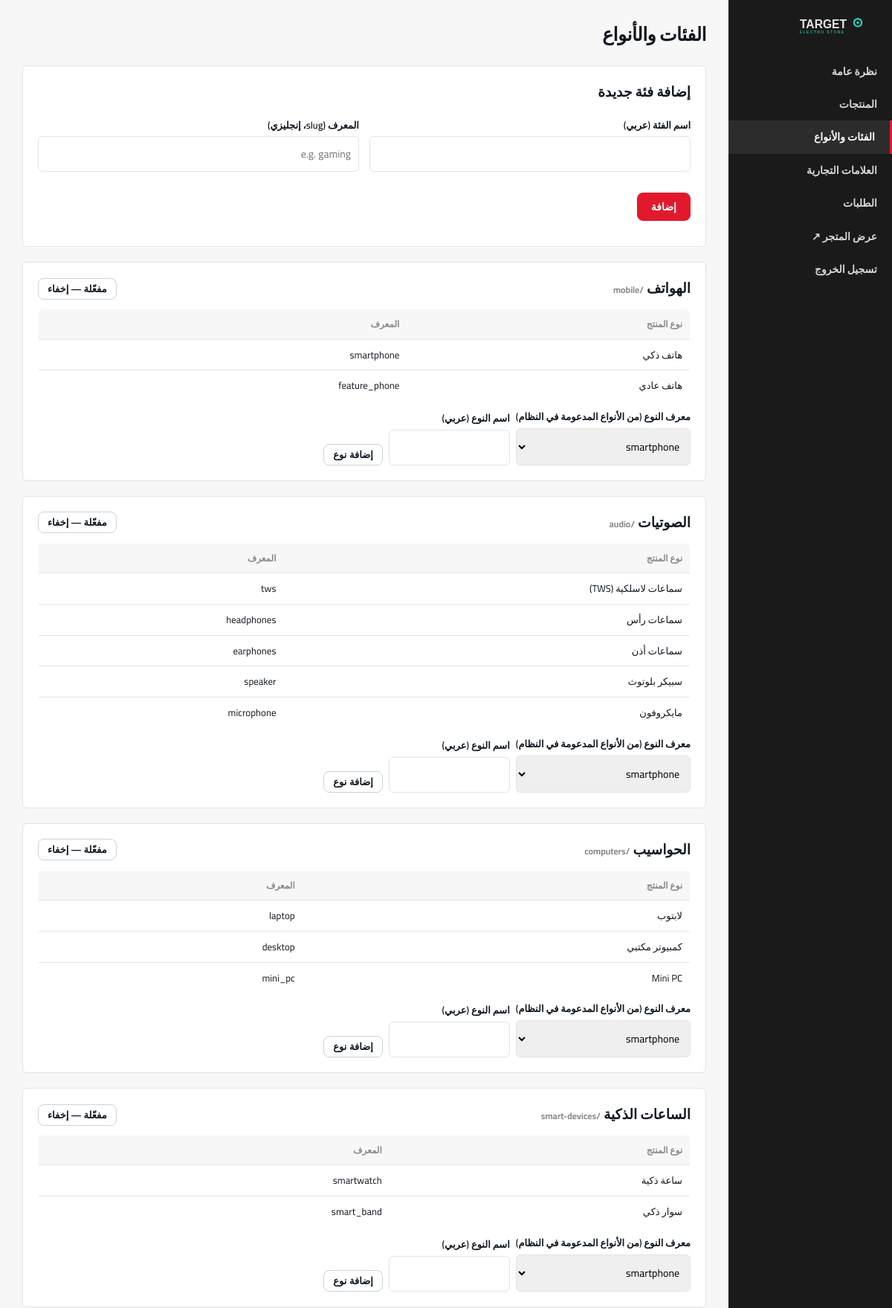
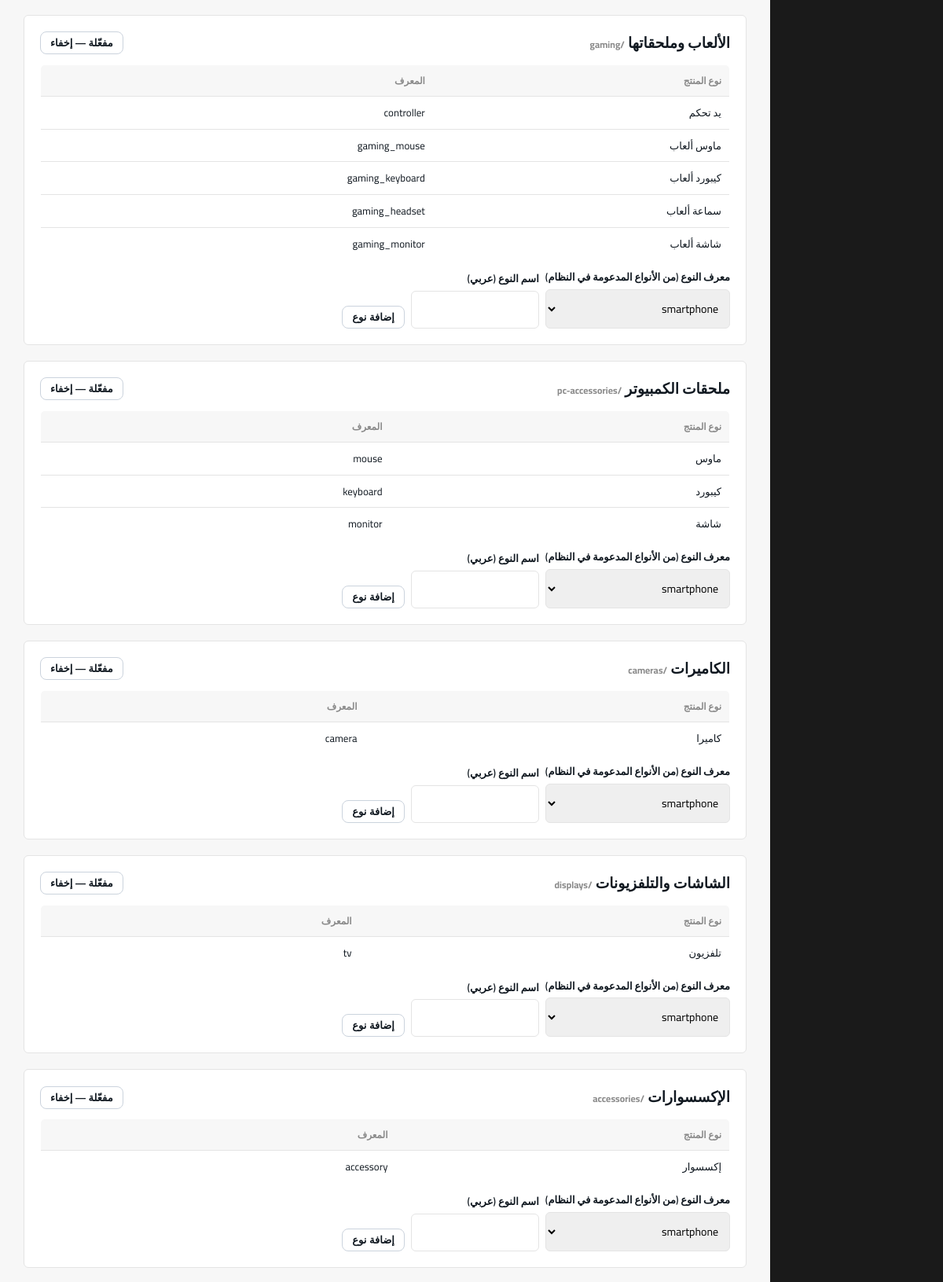
/admin/categories (signed in, upper part), run on the app's committed database (2 pictures, top to bottom).
### tables this page shows
CREATE TABLE category(
    id INTEGER PRIMARY KEY, name_ar TEXT NOT NULL, slug TEXT UNIQUE NOT NULL, enabled INTEGER DEFAULT 1);

CREATE TABLE product_type(
    id INTEGER PRIMARY KEY, category_id INTEGER NOT NULL, slug TEXT UNIQUE NOT NULL, name_ar TEXT NOT NULL,
    FOREIGN KEY(category_id) REFERENCES category(id));

### app.py (the view, shortened to what this page needs)
@app.route("/admin/categories", methods=["GET", "POST"])
@admin_required
def admin_categories():
    db = get_db()
    categories = all_categories(db, enabled_only=False)
    known_type_slugs = list(PRODUCT_TYPE_FIELDS.keys())
    return render_template("admin/categories.html", categories=categories, known_type_slugs=known_type_slugs)

### app.py (called while the page is built)
def get_db():
    if "db" not in g:
        g.db = sqlite3.connect(DB_PATH)
        g.db.row_factory = sqlite3.Row
        g.db.execute("PRAGMA foreign_keys = ON")
    return g.db

def all_categories(db, enabled_only=True):
    q = "SELECT * FROM category" + (" WHERE enabled=1" if enabled_only else "")
    cats = [Category(r) for r in db.execute(q).fetchall()]
    for c in cats:
        c.product_types = [ProductType(r) for r in
                            db.execute("SELECT * FROM product_type WHERE category_id=?", (c.id,)).fetchall()]
    return cats

def admin_required(view):
    @functools.wraps(view)
    def wrapped(*a, **kw):
        if not session.get("is_admin"):
            return redirect(url_for("admin_login", next=request.path))
        return view(*a, **kw)
    return wrapped

### templates/admin/categories.html (shortened to what this page needs)
{% extends "admin/base.html" %}
{% block admin_content %}
<div class="admin-topbar"><h1 class="section-title">الفئات والأنواع</h1></div>
<div class="admin-panel">
  <h3 style="margin-top:0;">إضافة فئة جديدة</h3>
  <form method="post" class="form-grid">
    <div class="form-field"><label>اسم الفئة (عربي)</label><input type="text" name="name_ar" required></div>
    <div class="form-field"><label>المعرف (slug، إنجليزي)</label><input type="text" name="slug" placeholder="e.g. gaming" required></div>
    <div class="form-field" style="align-self:end;"><button class="btn btn-red" type="submit">إضافة</button></div>
  </form>
</div>
{% for c in categories %}
<div class="admin-panel">
  <div style="display:flex;justify-content:space-between;align-items:center;">
    <h3 style="margin:0;">{{ c.name_ar }} <span class="muted" style="font-size:12px;">/{{ c.slug }}</span></h3>
    <form method="post">
      <button class="btn btn-sm {{ 'btn-outline' if c.enabled else 'btn-danger' }}" type="submit">
        {{ 'مفعّلة — إخفاء' if c.enabled else 'معطّلة — تفعيل' }}
      </button>
    </form>
  </div>
  <table class="admin-table" style="margin-top:12px;">
    <thead><tr><th>نوع المنتج</th><th>المعرف</th></tr></thead>
    <tbody>
      {% for t in c.product_types %}
        <tr><td>{{ t.name_ar }}</td><td>{{ t.slug }}</td></tr>
      {% else %}
        <tr><td colspan="2" class="muted">لا توجد أنواع منتجات لهذه الفئة</td></tr>
      {% endfor %}
    </tbody>
  </table>
  <form method="post" style="margin-top:10px;display:flex;gap:8px;align-items:end;">
    <div class="form-field" style="margin-bottom:0;">
      <label>معرف النوع (من الأنواع المدعومة في النظام)</label>
      <select name="type_slug">
        {% for slug in known_type_slugs %}<option value="{{ slug }}">{{ slug }}</option>{% endfor %}
      </select>
    </div>
    <div class="form-field" style="margin-bottom:0;">
      <label>اسم النوع (عربي)</label>
      <input type="text" name="type_name" required>
    </div>
    <button class="btn btn-sm btn-outline" type="submit">إضافة نوع</button>
  </form>
</div>
{% else %}
<div class="empty-state">لا توجد فئات مضافة</div>
{% endfor %}
{% endblock %}

### static/css/style.css (style rules this page uses)
:root { --ink:#1a1a1a; --ink-soft:#4a4a4a; --muted:#8a8a8a; --line:#e4e4e4; --bg:#ffffff; --bg-soft:#f7f7f7; --red:#e2192c; --green:#1e8e3e; --amber:#b8860b; --radius:6px; }
* { box-sizing:border-box; }
html,body { margin:0;padding:0; }
body { font-family:"Cairo","Tahoma",sans-serif; background:var(--bg); color:var(--ink); line-height:1.6; padding-bottom:64px; }
.muted { color:var(--muted); }
.section-title { font-size:20px;font-weight:800;margin:0; }
.btn { display:inline-block;padding:10px 18px;border-radius:var(--radius);font-weight:700; font-size:14px;border:1px solid var(--ink);background:var(--ink);color:#fff;cursor:pointer; }
.btn-outline { background:transparent;color:var(--ink); }
.btn-red { background:var(--red);border-color:var(--red); }
.btn-sm { padding:6px 12px;font-size:13px; }
.form-grid { display:grid;grid-template-columns:1fr 1fr;gap:14px; }
.form-field { margin-bottom:14px; }
.form-field label { display:block;font-size:13px;font-weight:600;margin-bottom:5px; }
.form-field input,.form-field select,.form-field textarea { width:100%;padding:10px;border:1px solid var(--line);border-radius:var(--radius);font-family:inherit;font-size:14px; }
.admin-topbar { display:flex;justify-content:space-between;align-items:center;margin-bottom:22px; }
.admin-table { width:100%;border-collapse:collapse;background:#fff;border:1px solid var(--line);border-radius:var(--radius);overflow:hidden; }
.admin-table th { background:var(--bg-soft);text-align:right;font-size:12px;color:var(--muted);padding:10px;border-bottom:1px solid var(--line); }
.admin-table td { padding:10px;border-bottom:1px solid var(--line);font-size:13px; }
.admin-panel { background:#fff;border:1px solid var(--line);border-radius:var(--radius);padding:20px;margin-bottom:20px; }
:root { --te-ink:#101820; --te-blue:#e2192c; --te-blue-dark:#b91424; --te-surface:#f5f7fa; --te-line:#dce2ea; --te-soft:#edf2f7; }
body { background:#fff;color:var(--te-ink); }
.section-title { font-size:25px;letter-spacing:-.02em; }
.btn { border-radius:8px; }
.btn-outline { background:#fff;color:var(--te-ink);border-color:#cbd3dd; }
:root { --te-red:#e2192c;--te-red-dark:#b91424; }
.btn-red,.nav-ai-link { background:var(--te-red)!important;border-color:var(--te-red)!important; }

### data on the page
category: name_ar "الهواتف", slug "mobile", enabled "مفعّلة — إخفاء"
product_type: name_ar "هاتف ذكي", slug "smartphone"
product_type: name_ar "هاتف عادي", slug "feature_phone"
category: name_ar "الصوتيات", slug "audio", enabled "مفعّلة — إخفاء"
product_type: name_ar "سماعات لاسلكية (TWS)", slug "tws"
product_type: name_ar "سماعات رأس", slug "headphones"
product_type: name_ar "سماعات أذن", slug "earphones"
product_type: name_ar "سبيكر بلوتوث", slug "speaker"
product_type: name_ar "مايكروفون", slug "microphone"
category: name_ar "الحواسيب", slug "computers", enabled "مفعّلة — إخفاء"
product_type: name_ar "لابتوب", slug "laptop"
product_type: name_ar "كمبيوتر مكتبي", slug "desktop"
product_type: name_ar "Mini PC", slug "mini_pc"
category: name_ar "الساعات الذكية", slug "smart-devices", enabled "مفعّلة — إخفاء"
product_type: name_ar "ساعة ذكية", slug "smartwatch"
product_type: name_ar "سوار ذكي", slug "smart_band"
category: name_ar "الألعاب وملحقاتها", slug "gaming", enabled "مفعّلة — إخفاء"
product_type: name_ar "يد تحكم", slug "controller"
product_type: name_ar "ماوس ألعاب", slug "gaming_mouse"
product_type: name_ar "كيبورد ألعاب", slug "gaming_keyboard"
product_type: name_ar "سماعة ألعاب", slug "gaming_headset"
product_type: name_ar "شاشة ألعاب", slug "gaming_monitor"
category: name_ar "ملحقات الكمبيوتر", slug "pc-accessories", enabled "مفعّلة — إخفاء"
product_type: name_ar "ماوس", slug "mouse"
product_type: name_ar "كيبورد", slug "keyboard"
product_type: name_ar "شاشة", slug "monitor"
category: name_ar "الكاميرات", slug "cameras", enabled "مفعّلة — إخفاء"
product_type: name_ar "كاميرا", slug "camera"
category: name_ar "الشاشات والتلفزيونات", slug "displays", enabled "مفعّلة — إخفاء"
product_type: name_ar "تلفزيون", slug "tv"
category: name_ar "الإكسسوارات", slug "accessories", enabled "مفعّلة — إخفاء"
product_type: name_ar "إكسسوار", slug "accessory"

### other printed values
form field type_slug "smartphone"
